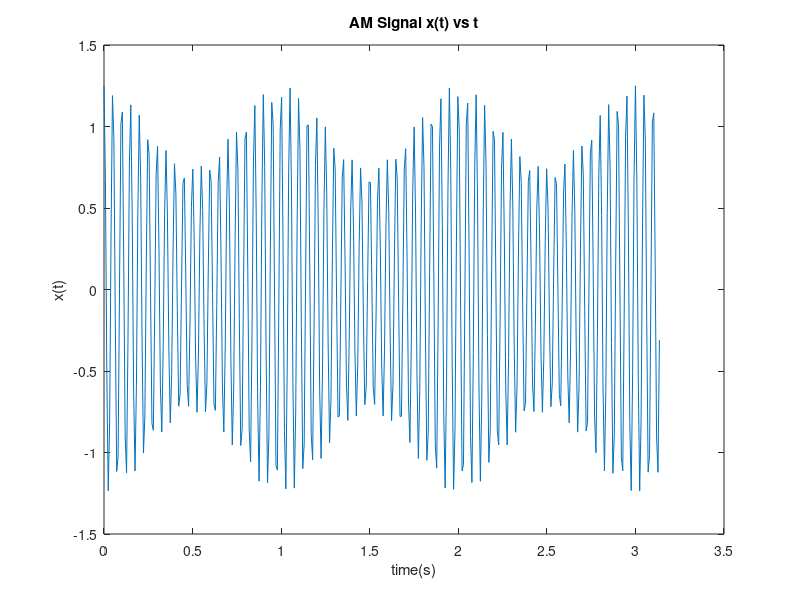

Source code (MATLAB): (Note: this script raises an error after producing the figure.)
%% Cesar Nunez Rodriguez
%% Signals Lab 6
%% Part 1: Periodic Amplitude Modulate (AM) Sinusoid
Wm = 2*pi;
Wc = 20*Wm;
Ws = 40*Wc;
m = 0.25;
t = 0:1/Wc:0.5*Wm;

xt = (1 + m*cos(Wm*t)).*cos(Wc.*t);

figure(1)
plot(t,xt)
title('AM Signal x(t) vs t')
ylabel('x(t)')
xlabel('time(s)')

k = [-30:1:30];
To = 1;
t = [0:1/100:1];
s = 1 + 0.25.*cos(40*pi*t);
x = s.*cos(40*pi*t);
ak = CTFS(x,t,To,k);

figure(2)
stem(2*pi*k, ak.^2)
title('ak^2 vs w')
xlabel('w')
ylabel('ak^2')

%% Part 2: ECG Signal
data = load('ECG_p6.mat');
To = 2/3;
t = linspace(0,2,720);
ECG_signal = vertcat(data.ECG, data.ECG, data.ECG);

figure(3)
plot(t, ECG_signal)
title('ECG Signal vs time')
xlabel('Time (s)')

k = -30:30;
ak = CTFS(ECG_signal, t, To, k);

figure(4)
stem([-30:1:30], abs(ak).^2)
title('ECG ak^2 vs Frequency')
ylabel('ak^2')
xlabel('Frequency (hz)')

function ak = CTFS(x, t, To, k)
    K = length(k);
    m = length(x);
    j = sqrt(-1);
    
    for i = 1:K
        ak(i) = 0;
        for n = 1:m
            ak(i) = ak(i) + (1/To)*x(n)*exp(-j*(2*pi/To)*k(i)*t(n))/m;
        end
    end
end